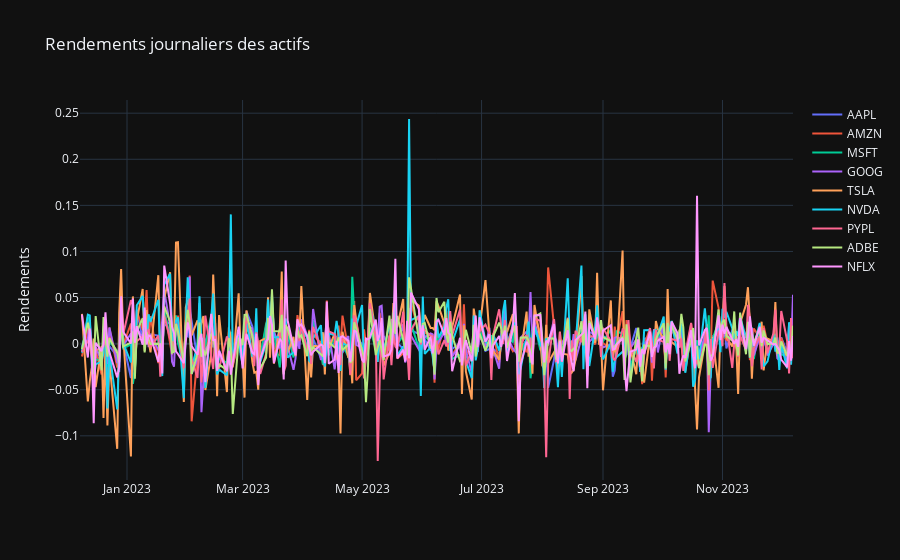

Notebook cell for this chart:
### Code cell
returns = compute_portfolio_return(data)
# Affichage des rendements journaliers
fig = go.Figure()
for a in assets:
    fig.add_trace(go.Scatter(x=returns.index, y=returns[a], name=a))
fig.update_layout(title='Rendements journaliers des actifs', yaxis_title='Rendements')
fig.show()

### Figure 1 — Plotly figure (JSON) as saved in the notebook; plotly's stock layout.template omitted (floating-point values rounded to 4 significant figures; data arrays with more than 128 entries replaced by an {"elided": "..."} marker saying what was removed)
{"data": [{"name": "AAPL", "type": "scatter", "x": {"elided": "251 str values"}, "y": {"elided": "251 float values"}}, {"name": "AMZN", "type": "scatter", "x": {"elided": "251 str values"}, "y": {"elided": "251 float values"}}, {"name": "MSFT", "type": "scatter", "x": {"elided": "251 str values"}, "y": {"elided": "251 float values"}}, {"name": "GOOG", "type": "scatter", "x": {"elided": "251 str values"}, "y": {"elided": "251 float values"}}, {"name": "TSLA", "type": "scatter", "x": {"elided": "251 str values"}, "y": {"elided": "251 float values"}}, {"name": "NVDA", "type": "scatter", "x": {"elided": "251 str values"}, "y": {"elided": "251 float values"}}, {"name": "PYPL", "type": "scatter", "x": {"elided": "251 str values"}, "y": {"elided": "251 float values"}}, {"name": "ADBE", "type": "scatter", "x": {"elided": "251 str values"}, "y": {"elided": "251 float values"}}, {"name": "NFLX", "type": "scatter", "x": {"elided": "251 str values"}, "y": {"elided": "251 float values"}}], "layout": {"title": {"text": "Rendements journaliers des actifs"}, "yaxis": {"title": {"text": "Rendements"}}}}
